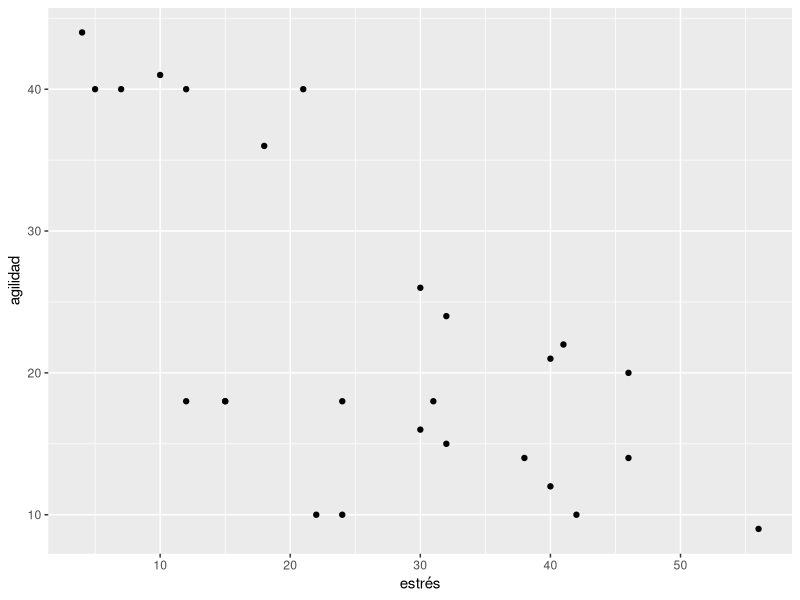
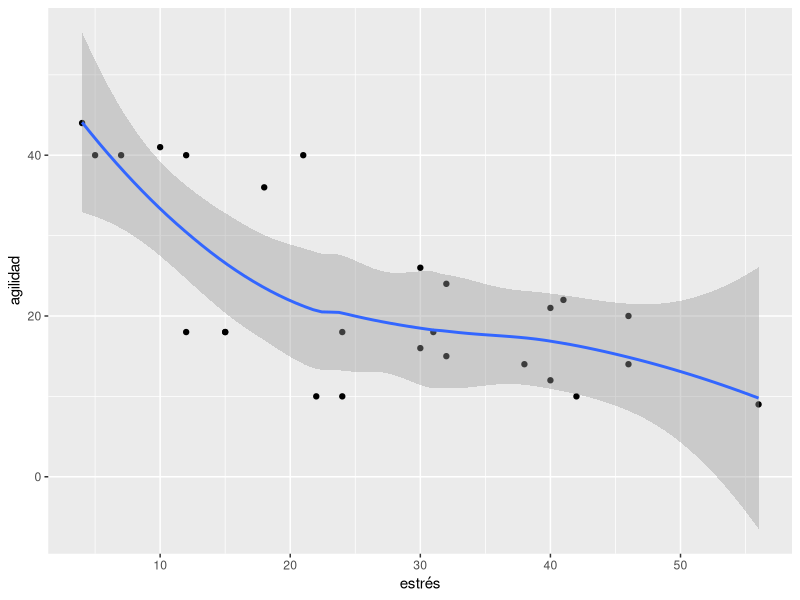
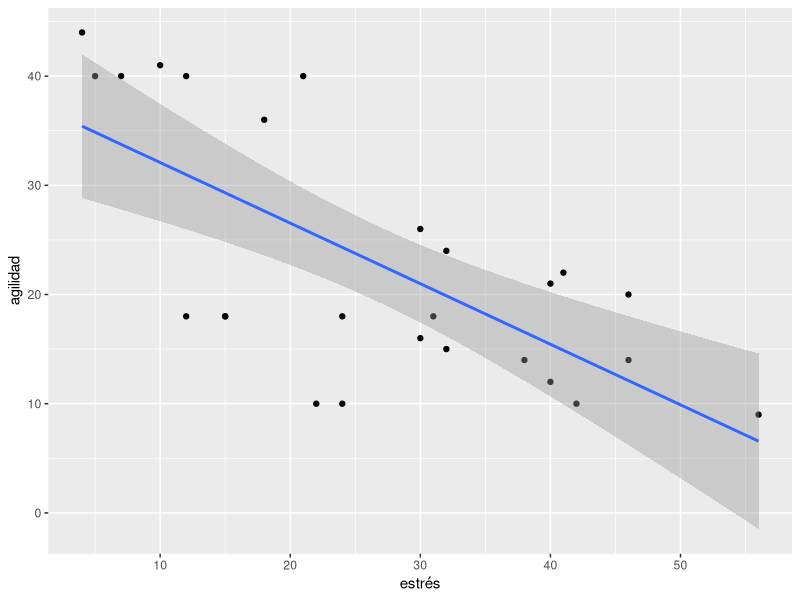
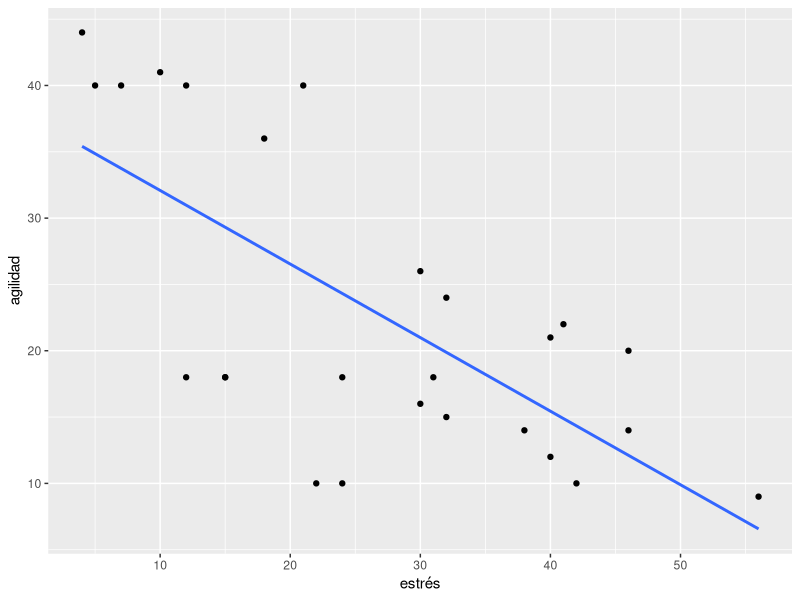
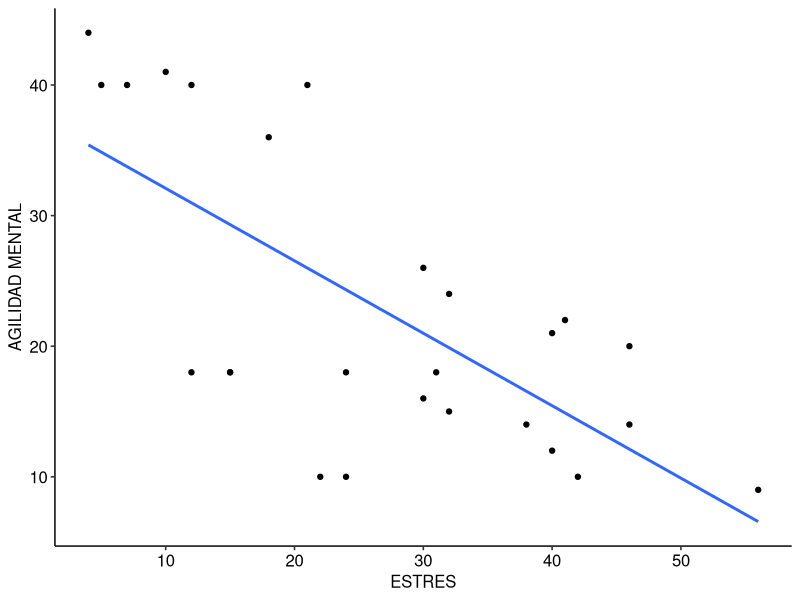
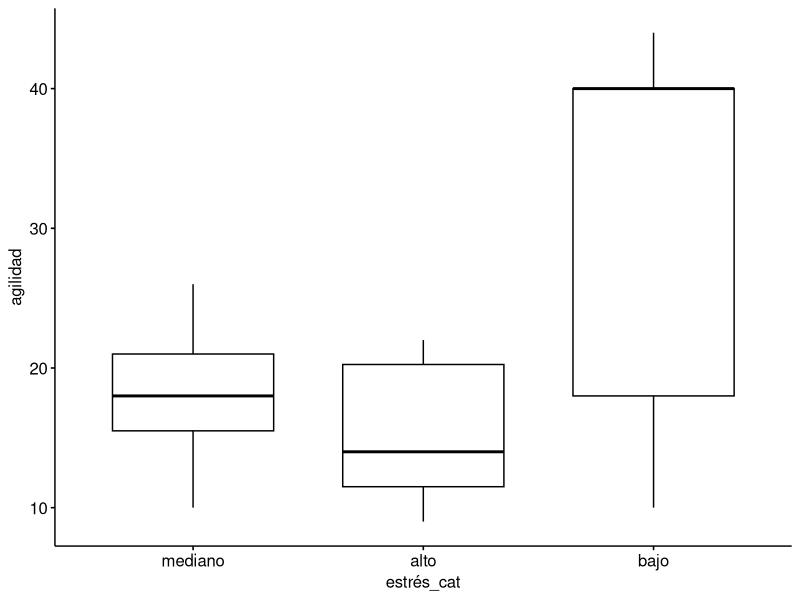
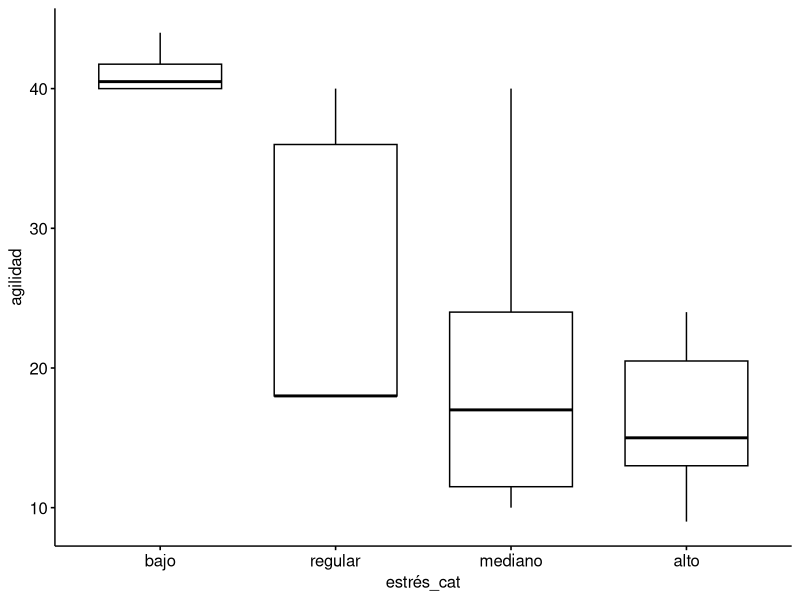
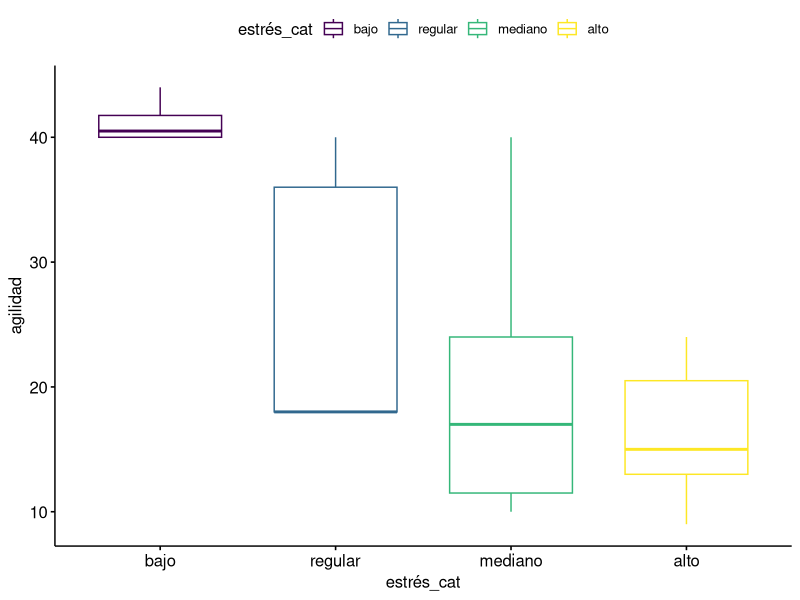

R code for these plots, in order:
sexo <- c("hombre","hombre","hombre","hombre","hombre","mujer","mujer","mujer","mujer","mujer")
sexo
edad <- 21:30
edad
id <- 1:10
id

# crear una base de datos
bd1 <- data.frame(id,edad,sexo)
bd1 <- data.frame(identify=id,edades=edad,sexos=sexo)
bd1

#promedio y desv standard (medida de dispersion)
mean(bd1$edades)  #25.5
sd(bd1$edades)    #3.02



# importando datos
install.packages("dplyr")
library("dplyr")

install.packages("readxl")
library("readxl")

install.packages("rstatix")
library("rstatix")

install.packages("ggpubr")
library("ggpubr")

#leer doc exccel en R
db2 <- read_excel("ejem1.xlsx")
db2
View(db2)



#modificar base de datos
# ordenar datos de edad asc

db2

db2 %>%
  arrange(edad) %>% 
  View()

      #otro formato
db2A <- arrange(db2, edad)
View(db2A)


# descendente
db2 %>%
  arrange(desc(edad)) %>% 
  View()

    # otro codigo sin pipe
db2B <- arrange(db2, desc(edad))
View(db2B)


#filtrar datos el pipe son atajos

db2 %>% 
  filter(edad > 21)
      # sin pipe
dbm21 <- filter(db2, edad > 21)

db2 %>% 
  filter(edad %in% c(19,21))

db2 %>% 
  filter(sexo == "hombre")

db2 %>% 
  filter(estrés_cat == "alto")

db2 %>% 
  filter(estrés_cat %in% c("bajo","alto"))

# seleccionar variables especificas
db2 %>% 
  select(id, sexo, estrés)

# cambiar nombre de variables

db2 %>% 
  rename(age=edad, sex=sexo, mental_agy = agilidad,
         stress= estrés, stress_cat = estrés_cat)


db2$agilidad_cat <- cut(db2$agilidad,
                        breaks = c(0, 10, 20, 30, 50),
                        labels = c("bajo", "regular", "mediano", "alto"),
                        ordered = TRUE)
db2

#correlacion entre variables

db2
db2 %>% 
  cor_test(agilidad,estrés)

# relacion negativa mientras,aumenta estres disminuye agilidad mental

ggplot(data = db2, aes(x=estrés, y = agilidad))+
  geom_point() 

ggplot(data = db2, aes(x=estrés, y = agilidad))+
  geom_point() +
  geom_smooth()


ggplot(data = db2, aes(x=estrés, y = agilidad))+
  geom_point() +
  geom_smooth(method = "lm")

ggplot(data = db2, aes(x=estrés, y = agilidad))+
  geom_point() +
  geom_smooth(method = "lm", se=FALSE)


ggplot(data = db2, aes(x=estrés, y = agilidad))+
  geom_point() +
  geom_smooth(method = "lm", se=FALSE)+
  theme_pubr()+
  labs(x="ESTRES", y="AGILIDAD MENTAL")



#diferencia entre grupos, porejemplo ANOVA que es analisis de varianza

db2

db2 %>% 
  anova_test(agilidad ~ estrés_cat)
# si el p<0.05 hay diferencia entre los puntajes, entre agilidad
# mental entre participantes que tienen alto bajo mediano stres
# este no es el caso


# visualizamos, diagrama de caja

# Resumen de la variable estrés
summary(db2$estrés)

# Contar NA y categorías en estrés_cat
table(db2$estrés_cat, useNA = "always")

# Contar NA en agilidad
sum(is.na(db2$agilidad))

ggboxplot(data = db2, x="estrés_cat",
          y="agilidad")
db2$estrés_cat <- cut(db2$estrés,
                      breaks = c(-Inf, 0, 10, 20, 30, 56),
                      labels = c("fuera de rango","bajo", "regular", "mediano", "alto"),
                      ordered = TRUE)
#esta desordenado 
ggboxplot(data = db2, x="estrés_cat",
          y="agilidad", order=c("bajo","regular","mediano","alto"))

#con colores
ggboxplot(data = db2, x="estrés_cat",
          y="agilidad", order=c("bajo","regular","mediano","alto"),
          color = "estrés_cat")
View(db2)
# con relleno

ggboxplot(data = db2, x="estrés_cat",
          y="agilidad", order=c("bajo","regular","mediano","alto"),
          fill = "estrés_cat")

#otro grafico
ggviolin(data = db2, x="estrés_cat",
         y="agilidad", order=c("bajo","regular","mediano","alto"),
         fill = "estrés_cat")

#combinar buscar otros formatos
ggviolin(data = db2, x="estrés_cat",
         y="agilidad", order=c("bajo","regular","mediano","alto"),
         fill = "estrés_cat",
         add = "boxplot", add.params = list(fill="white"))


table_sexo <- table(db2$sexo)
df_sexo <- as.data.frame(table_sexo)
# Por defecto, las columnas se llaman Var1 (categoría) y Freq (frecuencia)
ggplot(df_sexo, aes(x = Var1, y = Freq, fill = Var1)) +
  geom_col() +
  labs(x = "Sexo", y = "Frecuencia", fill = "Sexo") +
  theme_grey()
